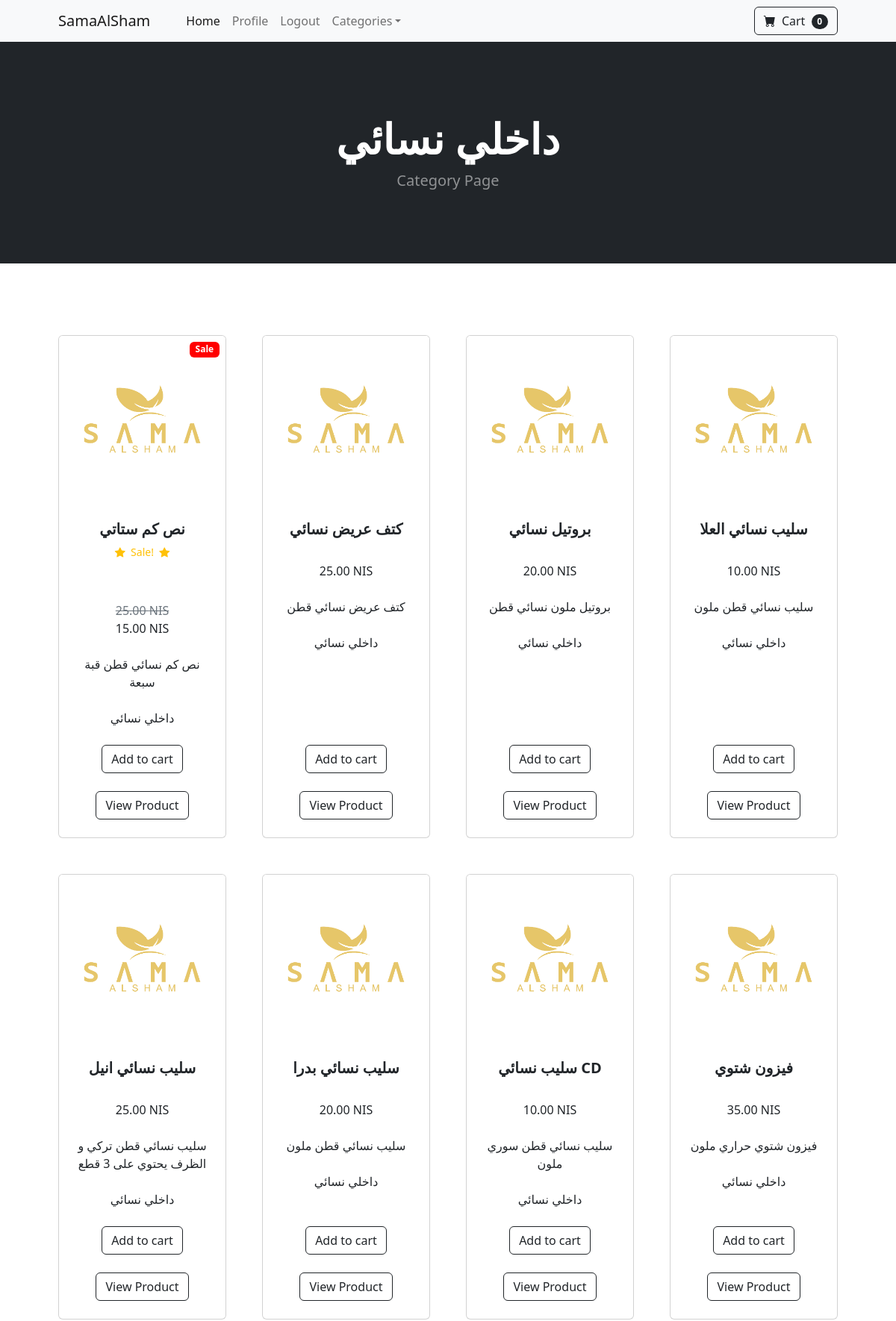
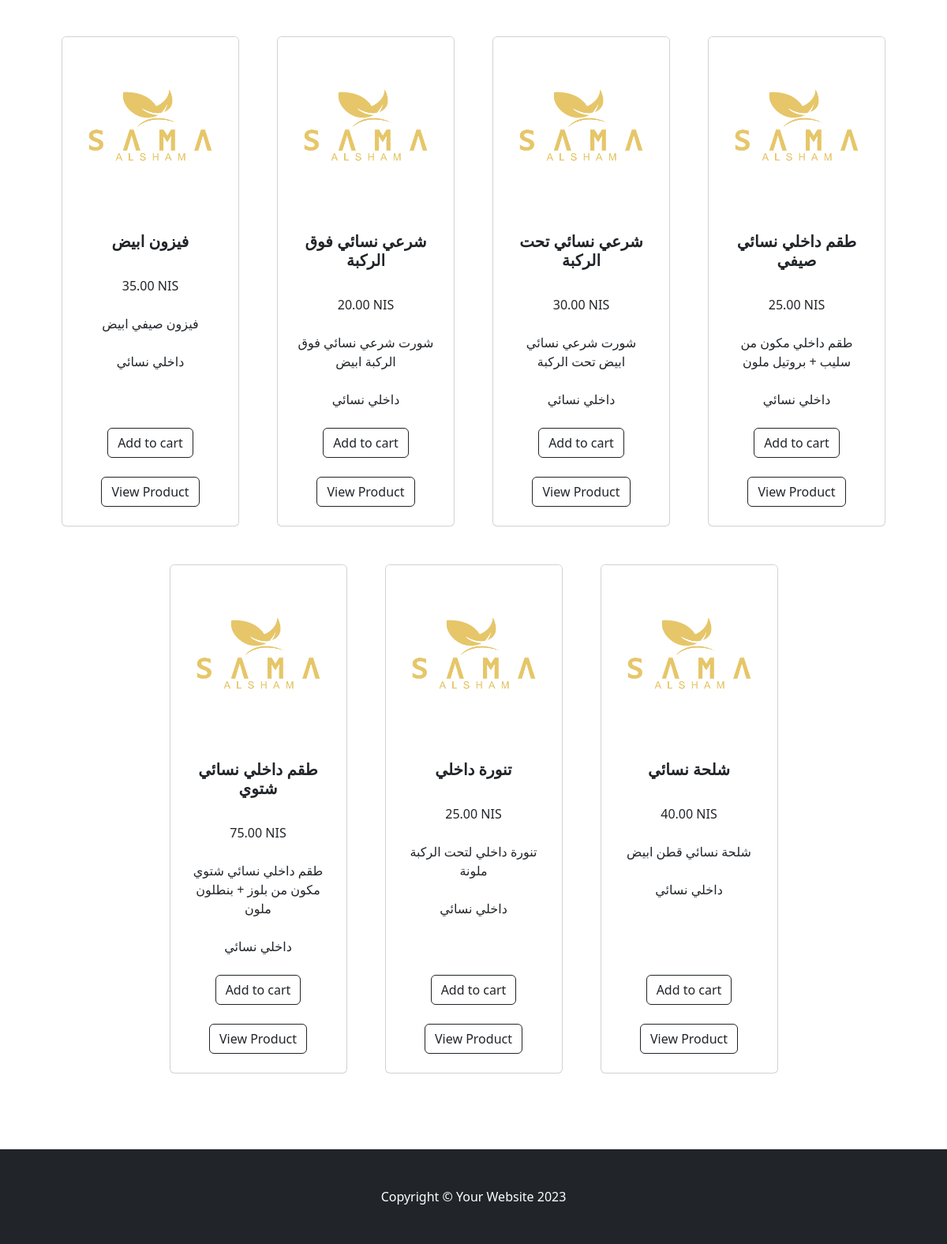
The app's page /category/داخلي-نسائي (signed in) with its own data (2 pictures, top to bottom).
### store/models.py (models this page shows, shortened)
class Category(models.Model):
    name = models.CharField(max_length=50)
    parent_category = models.CharField(null=True, blank=True,max_length=25)
    description = models.CharField(max_length=250)
    def __str__(self):
        return self.name
    class Meta:
        verbose_name_plural='categories'

class Product(models.Model):
    summ_or_win = {"summer": "صيفي", "winter": "شتوي"}
    name = models.CharField(max_length=50)
    description = models.CharField(max_length=250, default="", blank=True, null=True)
    price = models.DecimalField(default=0, decimal_places=2, max_digits=6)
    category = models.ForeignKey(Category, on_delete=models.CASCADE, null=True)
    summer_or_winter = models.CharField(max_length=20, choices=summ_or_win, null=True)
    created_at = models.DateField(default=datetime.datetime.today)
    updated_at = models.DateField(default=datetime.datetime.today,blank=True,null=True)
    image = models.ImageField(upload_to="uploads/product/")
    is_on_sale=models.BooleanField(default=False)
    sale_price=models.DecimalField(default=0,decimal_places=2,max_digits=6)

### store/views.py (the view)
# urls.py: path("category/<str:cat>",views.category,name='category'),
def category(request, cat):
    cat = cat.replace("-", " ")
    try:
        if cat == "نسائي" or cat == "رجالي" or cat == "ولادي" or cat == "بناتي":
            category = Category.objects.filter(parent_category=cat)
            products = []
            for categ in category:
                products.extend(Product.objects.filter(category=categ))
            return render(
                request, "category.html", {"products": products, "category": cat}
            )
        else:
            category = Category.objects.get(name=cat)
            products = Product.objects.filter(category=category)
            return render(
                request, "category.html", {"products": products, "category": category}
            )
    except:
        messages.success(request, ("الصنف غير موجود"))
        return redirect("home")

### cart/cart.py (called while the page is built)
    def __len__(self):
        return len(self.cart)

### cart/context_processors.py (called while the page is built)
def cart(request):
    return {"cart": Cart(request)}

### store/templates/category.html (shortened to what this page needs)
{% extends 'base.html' %}
{% load static %}
{% block content %}
<header class="bg-dark py-5">
    <div class="container px-4 px-lg-5 my-5">
        <div class="text-center text-white">
            <h1 class="display-4 fw-bolder">{{category}}</h1>
            <p class="lead fw-normal text-white-50 mb-0">Category Page</p>
        </div>
    </div>
</header>
<section class="py-5">
    <div class="container px-4 px-lg-5 mt-5">
        <div class="row gx-4 gx-lg-5 row-cols-2 row-cols-md-3 row-cols-xl-4 justify-content-center">
            {% for product in products %}
            {% if product.is_on_sale %}
            <div class="col mb-5">
                <div class="card h-100">
                    <div class="badge text-white position-absolute"
                        style="top: 0.5rem; right: 0.5rem; background-color: red;">Sale
                    </div>
                    <img class="card-img-top" src="{{product.image.url}}" alt="..." />
                    <div class="card-body p-4">
                        <div class="text-center">
                            <h5 class="fw-bolder">{{product.name}}</h5>
                            <div class="d-flex justify-content-center small text-warning mb-2">
                                <div class="bi-star-fill"></div>
                                &nbsp;&nbsp;Sale!&nbsp;&nbsp;
                                <div class="bi-star-fill"></div>
                            </div>
                            <span class="text-muted text-decoration-line-through">{{product.price}} NIS</span>
                            {{product.sale_price}} NIS
                            {{product.description}}
                            {{product.category}}
                        </div>
                    </div>
                    <div class="card-footer p-4 pt-0 border-top-0 bg-transparent">
                        <div class="text-center"><a class="btn btn-outline-dark mt-auto" href="#">Add to cart</a>
                        </div>
                        <div class="text-center"><a class="btn btn-outline-dark mt-auto"
                                href="{% url 'product' product.id %}">View Product</a>
                        </div>
                    </div>
                </div>
            </div>
            {% else %}
            <div class="col mb-5">
                <div class="card h-100">
                    <img class="card-img-top" src="{{product.image.url}}" alt="{{product.name}}" />
                    <div class="card-body p-4">
                        <div class="text-center">
                            <h5 class="fw-bolder">{{product.name}}</h5>
                            {{product.price}} NIS
                            {{product.description}}
                            {{product.category}}
                        </div>
                    </div>
                    <div class="card-footer p-4 pt-0 border-top-0 bg-transparent">
                        <div class="text-center">
                            <a class="btn btn-outline-dark mt-auto" href="#">Add to cart</a>
                        </div>
                        <div class="text-center">
                            <a class="btn btn-outline-dark mt-auto" href="{% url 'product' product.id %}">View
                                Product</a>
                        </div>
                    </div>
                </div>
            </div>
            {% endif %}
            {% endfor %}
        </div>
    </div>
</section>
{% endblock%}

### records on screen
Category: name "داخلي نسائي"
Product: image (picture), name "نص كم ستاتي", price "25.00", sale_price "15.00", description "نص كم نسائي قطن قبة سبعة", category "داخلي نسائي"
Product: image (picture), name "كتف عريض نسائي", price "25.00", description "كتف عريض نسائي قطن", category "داخلي نسائي"
Product: image (picture), name "بروتيل نسائي", price "20.00", description "بروتيل ملون نسائي قطن", category "داخلي نسائي"
Product: image (picture), name "سليب نسائي العلا", price "10.00", description "سليب نسائي قطن ملون", category "داخلي نسائي"
Product: image (picture), name "سليب نسائي انيل", price "25.00", description "سليب نسائي قطن تركي و الظرف يحتوي على 3 قطع", category "داخلي نسائي"
Product: image (picture), name "سليب نسائي بدرا", price "20.00", description "سليب نسائي قطن ملون", category "داخلي نسائي"
Product: image (picture), name "سليب نسائي CD", price "10.00", description "سليب نسائي قطن سوري ملون", category "داخلي نسائي"
Product: image (picture), name "فيزون شتوي", price "35.00", description "فيزون شتوي حراري ملون", category "داخلي نسائي"
Product: image (picture), name "فيزون ابيض", price "35.00", description "فيزون صيفي ابيض", category "داخلي نسائي"
Product: image (picture), name "شرعي نسائي فوق الركبة", price "20.00", description "شورت شرعي نسائي فوق الركبة ابيض", category "داخلي نسائي"
Product: image (picture), name "شرعي نسائي تحت الركبة", price "30.00", description "شورت شرعي نسائي ابيض تحت الركبة", category "داخلي نسائي"
Product: image (picture), name "طقم داخلي نسائي صيفي", price "25.00", description "طقم داخلي مكون من سليب + بروتيل ملون", category "داخلي نسائي"
Product: image (picture), name "طقم داخلي نسائي شتوي", price "75.00", description "طقم داخلي نسائي شتوي مكون من بلوز + بنطلون ملون", category "داخلي نسائي"
Product: image (picture), name "تنورة داخلي", price "25.00", description "تنورة داخلي لتحت الركبة ملونة", category "داخلي نسائي"
Product: image (picture), name "شلحة نسائي", price "40.00", description "شلحة نسائي قطن ابيض", category "داخلي نسائي"

### other values on screen
{{ cart|length }} "0"
